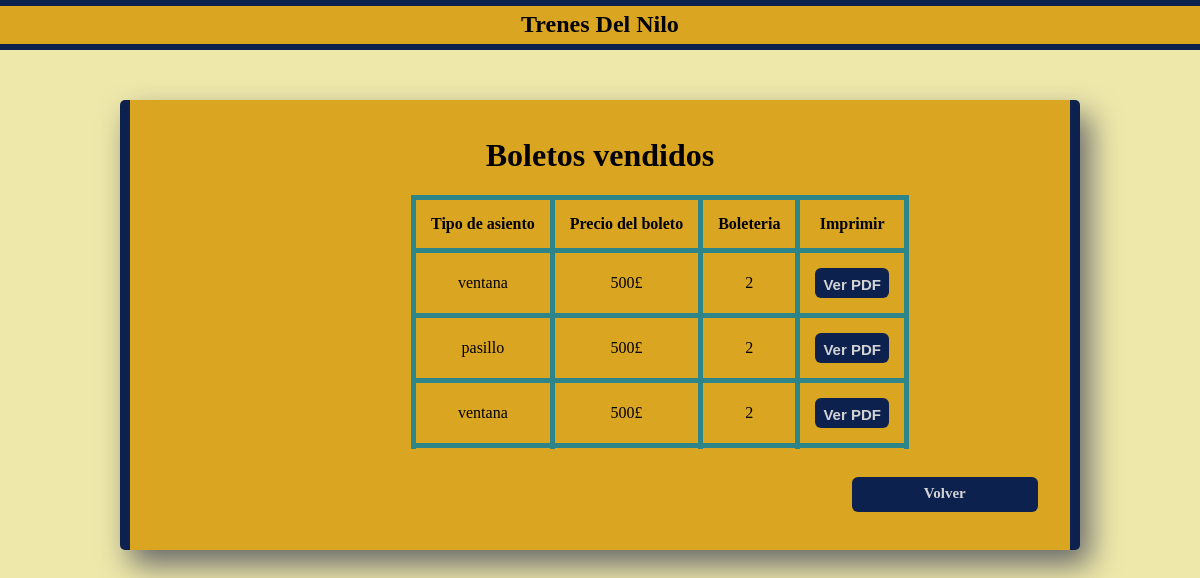
Page /VerBoletosComprados.php (signed in) on the committed database.
### tables this page shows
CREATE TABLE `boletos` (
  `nro_Boleto` int(3) NOT NULL,
  `tipo_Clase_Plaza` varchar(50) NOT NULL,
  `fecha_Hora_Partida` datetime NOT NULL,
  `tipo_Asiento` varchar(50) NOT NULL,
  `cantidad_Boletos` int(3) NOT NULL,
  `cod_Boleteria` int(3) NOT NULL,
  `nro_Viaje` int(5) NOT NULL,
  `cod_Asiento` int(3) NOT NULL,
  `usuario_boleto` varchar(30) NOT NULL,
  `Num_Vagon` int(2) NOT NULL,
  `precio` int(10) NOT NULL,
  `pagado` bit(1) NOT NULL DEFAULT b'0'
);

### VerBoletosComprados.php (the view, shortened to what this page needs)
<!DOCTYPE html>
<html>
<head>
	<link rel="stylesheet" type="text/css" href="webCSS.css">
</head>
<body>
	<nav id="barraTrenes">
		<h1 id="h1BarraLogin"><a href="index.php">Trenes Del Nilo</a></h1>
	</nav>
	<?php
		  include("conexion.php");
		  if(isset($_SESSION['usuario'])){
		  	$usu = $_SESSION['usuario'];
		  	$consultaBoletosVendidos =  mysqli_query($conexion,"SELECT nro_Boleto,b.tipo_Asiento as 'tipo_Asiento',tipo_Clase_Plaza,Num_Vagon,b.fecha_Hora_Partida,v.fecha_Hora_Llegada as 'fecha_Hora_Llegada',asientos.nro_Asiento as 'numAsi',b.cod_Boleteria as 'nroBoleteria',v.nombre_Destino as 'Destino',v.nombre_Origen as 'Origen', b.nro_Viaje as 'NumViaje',b.precio as 'precio'
		  		FROM boletos b
				JOIN viajes v ON v.cod_Viaje = b.nro_Viaje
				JOIN asientos ON asientos.cod_asiento = b.cod_Asiento
				WHERE usuario_boleto = '$usu'
				AND v.terminado = 'No_iniciado';");
		  	$res = mysqli_num_rows($consultaBoletosVendidos);
				if ($res != 0){
					?>
					<div id="ContTablasVerBoleCompra">
					<h1>Boletos vendidos</h1>
					<table name="tablaBoletosVendidos" class="tablas" id="tablaBoletosCompradosV">
						<thead>
							<tr>
								<th>Tipo de asiento</th>
								<th>Precio del boleto</th>
								<th>Boleteria</th>
								<th>Imprimir</th>
							</tr>
						</thead>
		  			<?php
					for($i = 0; $i < $res;$i++){
						$user = mysqli_fetch_array($consultaBoletosVendidos);
						$TipoAsiento = $user["tipo_Asiento"];
						$NumBole = $user["nroBoleteria"];
						$precioBoleto = $user["precio"];
						?>
						<tbody>
							<tr>
								<td> <?php echo $TipoAsiento;?> </td>
								<td> <?php echo $precioBoleto;?>£ </td>
								<td> <?php echo $NumBole;?> </td>
								<td> 	<form method="POST" action="GenerarPDF.php" id="formPDF">
											<input type="submit" name="enviar" value="Ver PDF" id="VerPDF">
										</form>
								</td>
							</tr>
		  				<?php
					}
					?>
						</tbody>
					</table>
					<a href="index.php" id="volverComprados">Volver</a>
					</div>
					<?php
				}
		  }
	?>
</body>
</html>

### webCSS.css (style rules this page uses)
* { margin: 0; padding: 0; box-sizing: border-box; }
body { background-color: palegoldenrod; font-family: Rockwell; }
a { color: black; text-decoration: none; }
.tablas { background-color: palegoldenrod; text-align: center; border-collapse: collapse; width: 100%; margin-top: 20px; }
.tablas th,.tablas td { padding: 15px; border:solid 5px #2D8489; }
.tablas thead { border-bottom: solid 5px red; }
.tablas tr { border-bottom: solid 5px; }
#tablaBoletosCompradosV { background-color: goldenrod; padding: 5px; margin-top: 1rem; margin-left: 17rem; width: 100%; height: 16.2rem; overflow: auto; display: block; }
#ContTablasVerBoleCompra { float: left; width: 80%; height: 450px; background-color: goldenrod; margin: 0 auto; margin-top: 50px; margin-left: 10%; border-radius: 5px; box-shadow: 10px 15px 30px dimgrey; border-right: 10px solid #0D214F; border-left: 10px solid #0D214F; text-align: center; padding: 37px 4px; overflow: hidden; }
#VerPDF { clear: left; padding: 8px; width: 100%; height: 30px; font-size: 15px; font-weight: bold; border: none; border-radius: 6px; background-color: #0D214F; color: lightgrey; }
#volverComprados { float: left; padding: 8px; width: 20%; height: 35px; margin-left: 77%; margin-top: 3%; font-size: 15px; font-weight: bold; border: none; border-radius: 6px; background-color: #0D214F; color: lightgrey; }
#barraTrenes { background-color: goldenrod; width: 100%; height: 50px; margin: 0 auto; padding: 0; text-align: center; border-top: 6px solid #0D214F; border-bottom: 6px solid #0D214F; }
#h1BarraLogin { width: 100%; padding: 5px; }
#h1BarraLogin a { font-family: Rockwell; padding: 0 50px; }

### rows in the picture
boletos: tipo_Asiento "ventana", precio "500", cod_Boleteria "2"
boletos: tipo_Asiento "pasillo", precio "500", cod_Boleteria "2"
boletos: tipo_Asiento "ventana", precio "500", cod_Boleteria "2"
